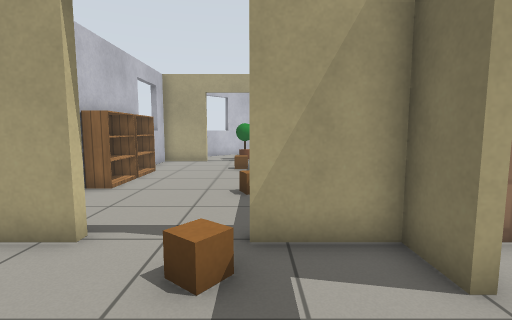
view 1 (above)

24 first-person views from a walk through a robot-simulator world made for Gazebo. The camera is 0.9 m above the floor, tilts 6° down and sees 85° across. The floor is counted in squares, 0.5 m on a side. Each view is taken from the middle of a square. On the plan, view 1 faces up. The plan holds only what a view shows up to about 15 squares ahead; the rest is blank. The robots in the file are not drawn. Gazebo's built-in surfaces are drawn with simple patterns.

view 2
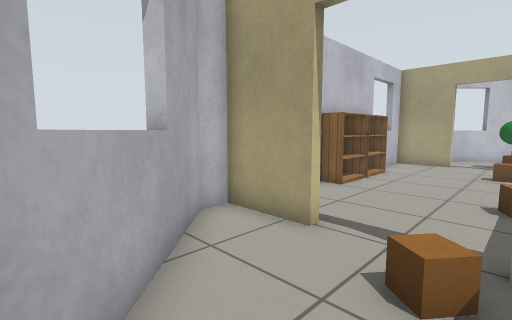

view 3
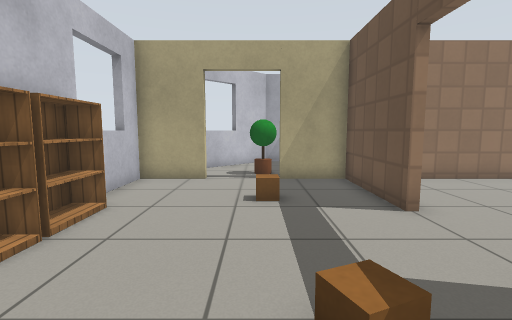

view 4
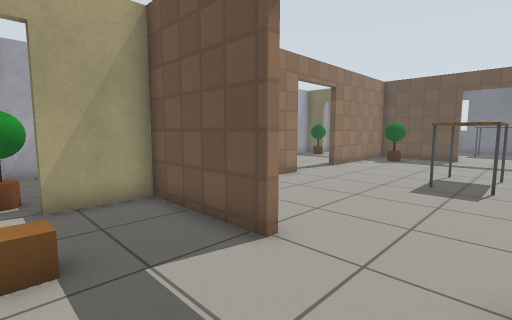

view 5
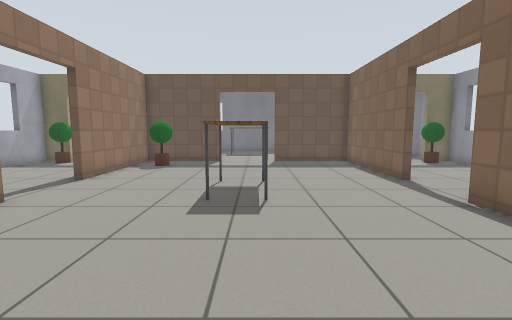

view 6
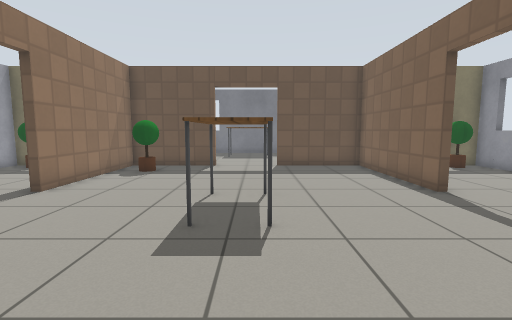

view 7
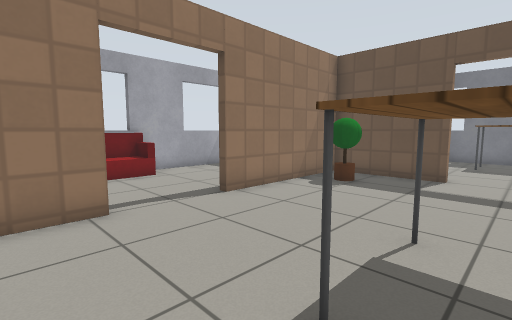

view 8
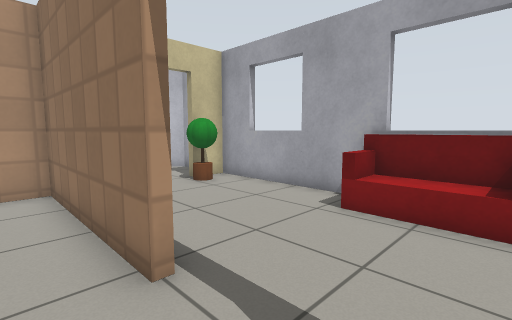

view 9
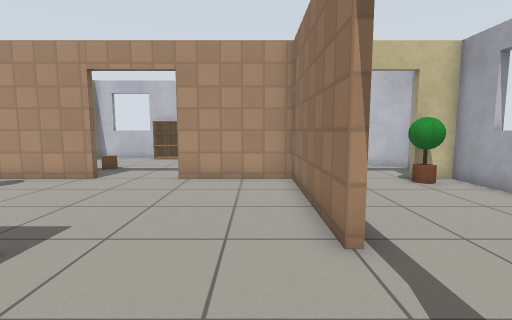

view 10
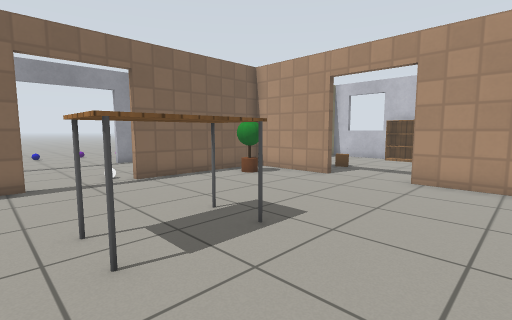

view 11
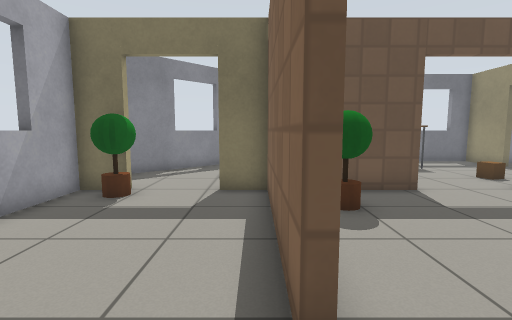

view 12
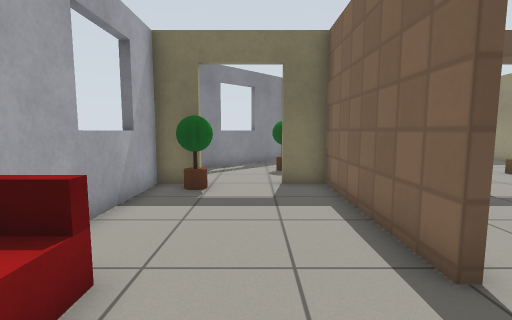

view 13
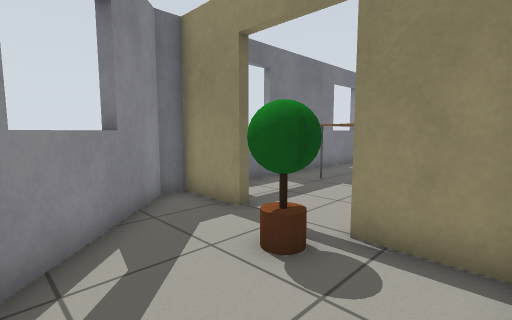

view 14
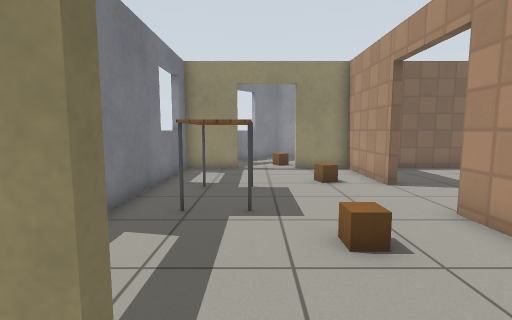

view 15
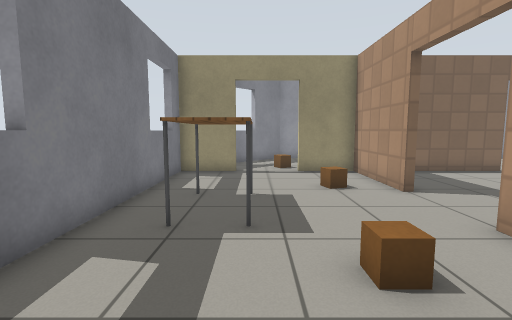

view 16
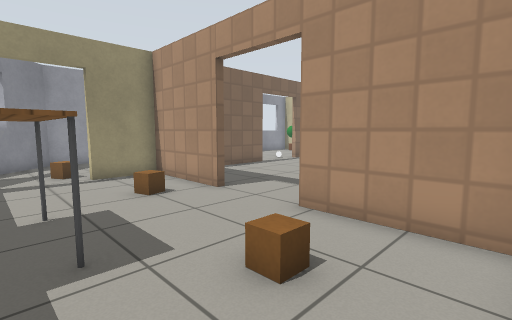

view 17
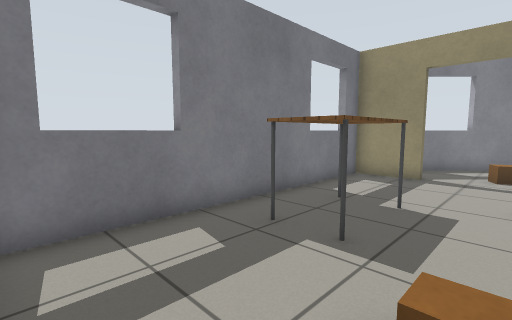

view 18
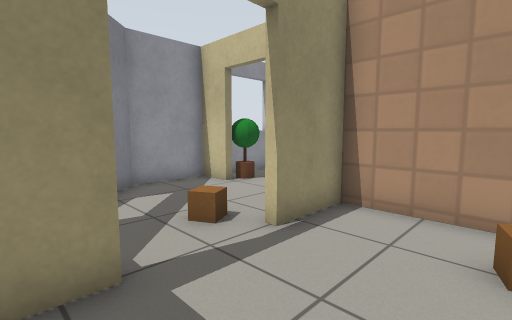

view 19
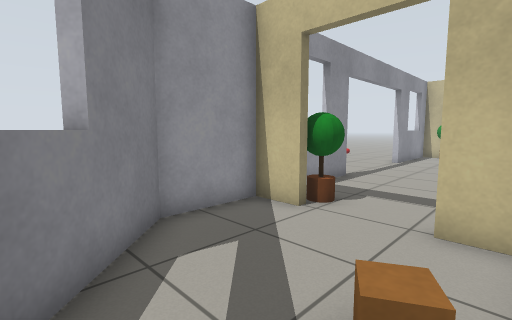

view 20
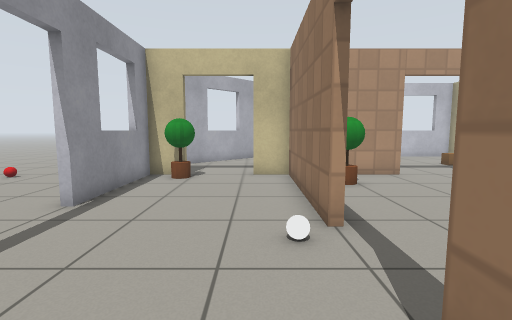

view 21
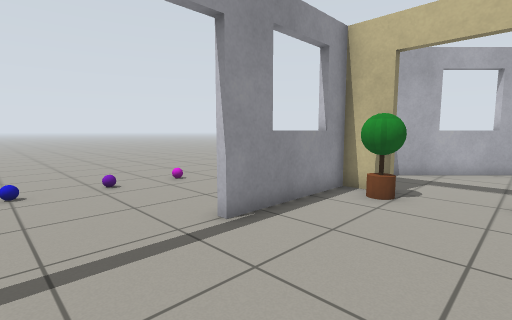

view 22
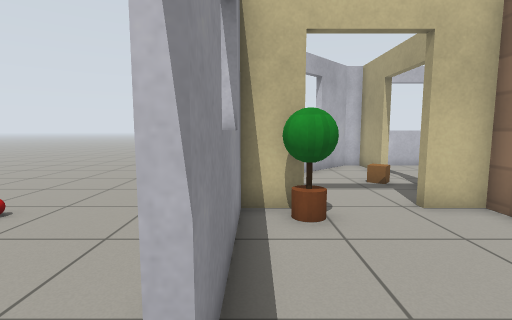

view 23
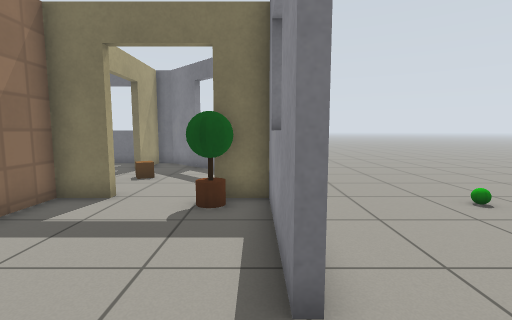

view 24
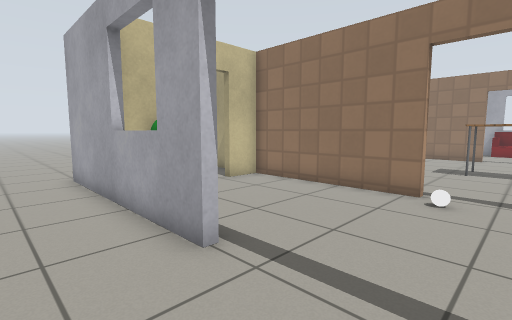

### Floor plan
Points are (right, up) in squares from view 1. A wall is a line through its corners. A room is listed if a view was taken in it or the views show most of it. See-through windows are left out.
Room 1 (views 1, 2)
walls: (2.4, 2.9) (2.4, 4.4) (-0.1, 4.4); (-2.9, 4.8) (-2.9, 4.4) (-5.3, 4.4) (-5.3, 3.6) (-0.8, -1)
ways out: opening at (-1.5, 5) to room 2; opening at (2, 1) to room 8
objects: crate (-1, 3)
Room 2 (views 3, 4)
walls: (2.4, 12.1) (2.4, 16.3) (-0.1, 16.3); (-5.3, 15.3) (-5.8, 15.3); (-2.9, 16.8) (-2.9, 16.3) (-5.3, 16.3) (-5.3, 12.4)
low walls: (-5.3, 7.5) (-5.3, 5.7)
ways out: opening at (-1.5, 5) to room 1; opening at (2, 10.5) to room 3; opening at (-1.5, 17) to room 4
objects: bookshelf (-5, 9) to (-5, 10); bookshelf (-5, 11) to (-5, 12); crate (-1, 13); crate (0, 8)
Room 3 (views 5, 6, 7, 8, 9, 10)
walls: (8.9, 16.8) (8.9, 16.3) (2.6, 16.3) (2.6, 12.1) (2.4, 12.1); (12.1, 4.4) (12.1, 4.7) (18.4, 4.7) (18.4, 8.9); (2.3, 8.9) (2.6, 8.9) (2.6, 4.7) (8.9, 4.7); (18.4, 12.1) (18.4, 16.3) (12.1, 16.3)
ways out: opening at (2, 10.5) to room 2; opening at (10.5, 17) to room 4; opening at (18, 10.5) to room 6; opening at (10.5, 5) to room 8
objects: plant (4, 6) to (5, 6); table (9, 10) to (12, 11); plant (16, 15) to (17, 15)
Room 4 (views 11, 12)
walls: (8.4, 22.3) (2.6, 22.3) (2.6, 21.4); (4.3, 22.8) (4.3, 22.3); (12.1, 16.3) (12.1, 16.6) (18.4, 16.6) (18.4, 18.1); (0.6, 22.3) (-0.5, 22.3) (-3.4, 19.4); (-0.1, 16.3) (-0.1, 16.8); (16.7, 22.3) (16.7, 22.8); (17.4, 22.3) (12.6, 22.3); (18.4, 21.4) (18.4, 22.3)
ways out: opening at (-1.5, 17) to room 2; opening at (10.5, 17) to room 3; opening at (18, 20) to room 5
objects: plant (-1, 17) to (0, 18); plant (3, 21) to (4, 21); sofa (9, 21) to (12, 22); plant (17, 21) to (18, 21)
Room 5 (views 13, 14, 15)
walls: (18.4, 18.1) (18.8, 18.1); (19, 16.6) (21.1, 16.6); (23.9, 16.6) (26.3, 16.6); (18.4, 22.3) (17.4, 22.3); (26.3, 17.4) (21.5, 22.2)
ways out: opening at (18, 20) to room 4; opening at (22.5, 17) to room 6
objects: plant (21, 17) to (22, 18)
Room 6 (views 16, 17, 18)
walls: (18.4, 8.9) (18.6, 8.9) (18.6, 4.7) (21.1, 4.7); (23.9, 16.2) (23.9, 16.6); (18.6, 15.9) (18.6, 12.1) (18.4, 12.1); (23.9, 4.4) (23.9, 4.7) (26.3, 4.7) (26.3, 15.9)
ways out: opening at (18, 10.5) to room 3; opening at (22.5, 17) to room 5; opening at (22.5, 5) to room 7
objects: crate (20, 8) to (21, 8); crate (21, 14); table (23, 9) to (24, 12)
Room 7 (view 19)
walls: (21.1, 4.7) (21.1, 4.2); (18.6, 3.9) (18.6, 2.9) (18.4, 2.9); (18.6, -1.3) (21.4, -1.3) (26.3, 3.5); (17.4, -1.3) (18.4, -1.3); (26.2, 4.4) (23.9, 4.4)
ways out: opening at (22.5, 5) to room 6; opening at (18, 1) to room 8
objects: plant (17, 0) to (18, 0); crate (22, 3)
Room 8 (views 20, 21, 22, 23, 24)
walls: (13.5, -1.8) (13.5, -1.3) (17.4, -1.3); (14.9, -1.2) (14.9, -1.8); (3.7, -1.2) (3.7, -1.8); (17.3, -1.8) (17.3, -1.2); (2.6, -1.3) (7.5, -1.3) (7.5, -1.6) (-0.6, -1.6); (8.9, 4.7) (8.9, 4.4) (2.6, 4.4) (2.6, 2.9) (2.4, 2.9); (12.6, 4.4) (12.1, 4.4); (18.4, 2.9) (18.4, 4.4) (16.6, 4.4); (23, 0.3) (23.3, 0)
ways out: opening at (2, 1) to room 1; opening at (10.5, 5) to room 3; opening at (18, 1) to room 7
objects: other object (3, -6); plant (3, 0) to (4, 0); other object (6, -6); purple ball (8, -6); white ball (9, 4); blue ball (10, -6); green ball (18, -6)

Positions as (right, up) in squares from view 1, and headings:
1: (0, 0), facing up
2: (0, 0), facing up-left
3: (-1, 6), facing up
4: (-1, 9), facing up-right
5: (2, 10), facing right
6: (4, 10), facing right
7: (7, 10), facing up-right
8: (12, 15), facing up-left
9: (13, 15), facing left
10: (13, 15), facing down-left
11: (10, 17), facing right
12: (9, 19), facing right
13: (19, 21), facing down-right
14: (23, 18), facing down
15: (23, 17), facing down
16: (24, 16), facing down-left
17: (21, 16), facing down-right
18: (25, 8), facing down-left
19: (24, 4), facing down-left
20: (14, 3), facing left
21: (11, 3), facing down-left
22: (9, -1), facing left
23: (11, -1), facing right
24: (11, -4), facing up-left
